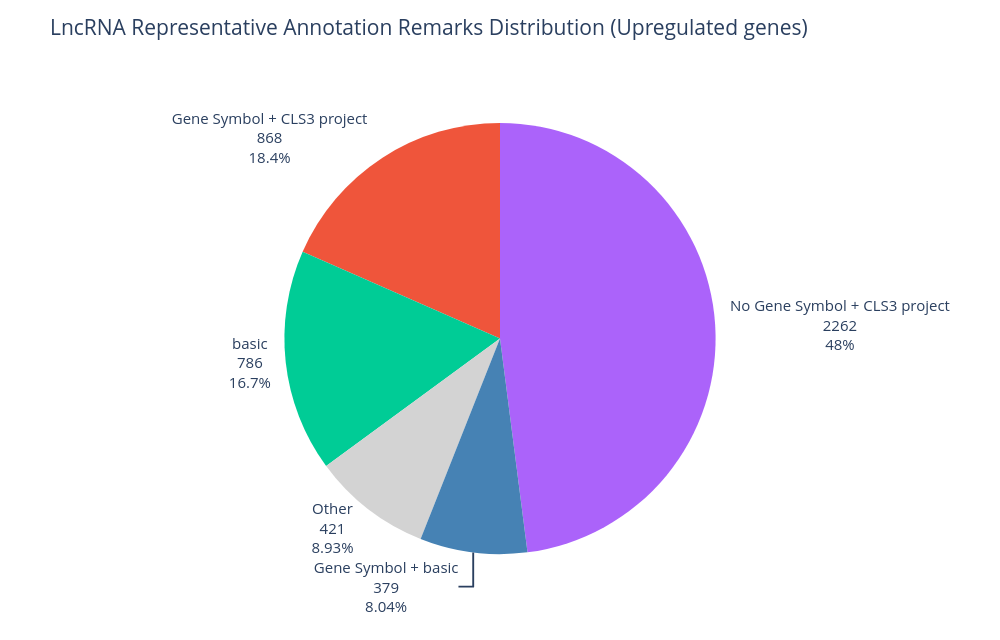

Notebook code for this chart:
### Code cell
# Define custom colors for each gene category
annotation_remark_colors = {
    'Gene Symbol + CLS3 project': '#EF553B',  # Red-orange (画像のmRNAに合わせて赤みがかったオレンジ色)
    'Other': '#D3D3D3',  # LightGray (薄い灰色)
    'No Gene Symbol + CLS3 project': '#AB63FA',  # Purple (画像のDivergent p-lncRNAに合わせて紫色)
    'Gene Symbol + basic': '#4682B4',  # Steelblue (画像のIntergenic p-lncRNAに合わせてsteelblue)
    'basic': '#00CC96'  # Teal-green (画像のe-lncRNAに合わせて緑色)
}

transcript_category_counts_up = (
    top5_genes_lncRNA
    .group_by("representative_annotation_remarks")  # Group by gene category column
    .agg(pl.len().alias("count"))  # Count occurrences
    .sort("count", descending=True)  # Sort by count in descending order
)

# Enhanced pie chart with custom colors
fig_basic = px.pie(
    transcript_category_counts_up.to_pandas(),  # Convert Polars to Pandas for plotly
    values='count',
    names='representative_annotation_remarks',
    title='LncRNA Representative Annotation Remarks Distribution (Upregulated genes)',
    color='representative_annotation_remarks',  # Add color parameter
    color_discrete_map=annotation_remark_colors  # Apply custom color mapping
)

# Customize the appearance
fig_basic.update_traces(
    textposition='outside',  # Place text outside pie slices
    textinfo='value+percent+label',  # Show value, percentage and label
    hovertemplate='<b>%{label}</b><br>Count: %{value}<br>Percentage: %{percent}<extra></extra>',
    # Inset the pie so long labels sit in the margin instead of on each other.
    domain=dict(x=[0.28, 0.72], y=[0.08, 0.92]),
)

# Update layout for better appearance.
# The slice labels already name each category, so a side legend would cover them.
fig_basic.update_layout(
    font_size=15,
    showlegend=False,
    width=1000,
    height=640,
    margin=dict(l=10, r=10, t=70, b=30),
)

fig_basic.show()

### Figure 1 — Plotly figure (JSON) as saved in the notebook; plotly's stock layout.template omitted (floating-point values rounded to 4 significant figures)
{"data": [{"customdata": [["No Gene Symbol + CLS3 project"], ["Gene Symbol + CLS3 project"], ["basic"], ["Other"], ["Gene Symbol + basic"]], "domain": {"x": [0.28, 0.72], "y": [0.08, 0.92]}, "hovertemplate": "<b>%{label}</b><br>Count: %{value}<br>Percentage: %{percent}<extra></extra>", "labels": ["No Gene Symbol + CLS3 project", "Gene Symbol + CLS3 project", "basic", "Other", "Gene Symbol + basic"], "legendgroup": "", "marker": {"colors": ["#AB63FA", "#EF553B", "#00CC96", "#D3D3D3", "#4682B4"]}, "name": "", "showlegend": true, "textinfo": "value+percent+label", "textposition": "outside", "type": "pie", "values": [2262, 868, 786, 421, 379]}], "layout": {"font": {"size": 15}, "height": 640, "legend": {"tracegroupgap": 0}, "margin": {"b": 30, "l": 10, "r": 10, "t": 70}, "showlegend": false, "title": {"text": "LncRNA Representative Annotation Remarks Distribution (Upregulated genes)"}, "width": 1000}}
